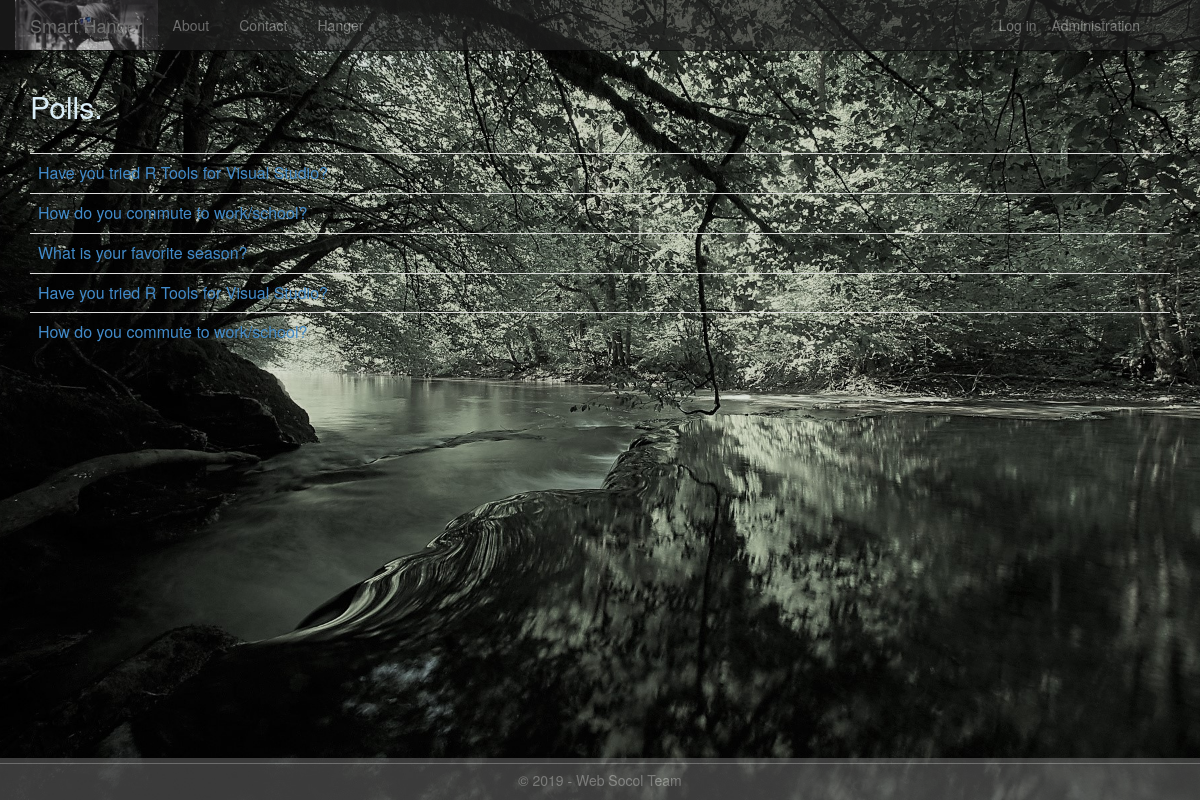
The page / on the database its author committed.
### gateway/models.py (models this page shows, shortened)
class Poll(models.Model):
    text = models.CharField(max_length=200)
    pub_date = models.DateTimeField('date published')

### gateway/views.py (the view)
class PollListView(ListView):
    model = Poll
    def get_context_data(self, **kwargs):
        context = super(PollListView, self).get_context_data(**kwargs)
        context['title'] = 'Polls'
        context['year'] = datetime.now().year
        return context

### gateway/templates/gateway/index.html (shortened to what this page needs)
{% extends "gateway/layout.html" %}
{% block content %}
<h2>Polls.</h2>
<br/>
{% if latest_poll_list %}
<table class="table table-hover">
    <tbody>
        {% for poll in latest_poll_list %}
        <tr>
            <td>
                <a href="{% url 'gateway:detail' poll.id %}">{{poll.text}}</a>
            </td>
        </tr>
        {% endfor %}
    </tbody>
</table>
{% endif %}
{% endblock %}

### gateway/static/gateway/content/site.css (style rules this page uses)
body { padding-top: 50px; padding-bottom: 20px; }

### rows shown on the page
Poll: text "Have you tried R Tools for Visual Studio?"
Poll: text "How do you commute to work/school?"
Poll: text "What is your favorite season?"
Poll: text "Have you tried R Tools for Visual Studio?"
Poll: text "How do you commute to work/school?"

### other values the page prints
{{ year }} "2019"
